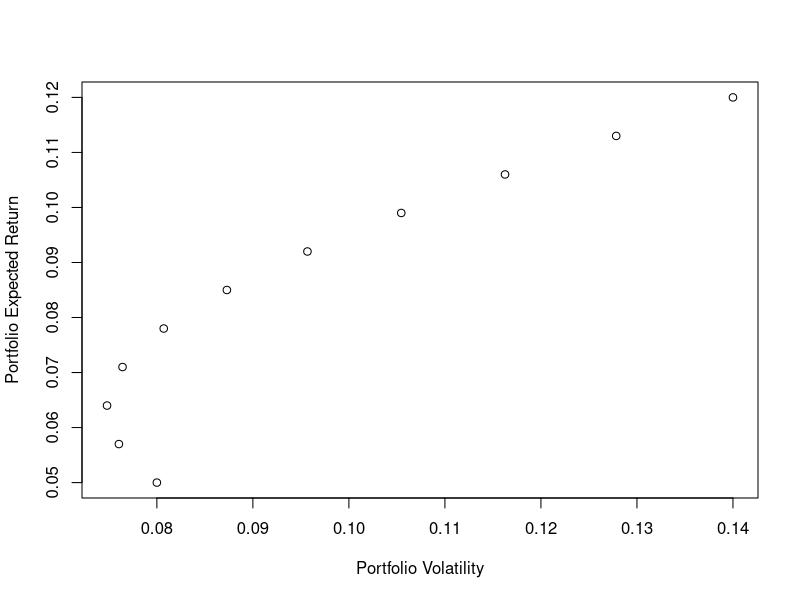
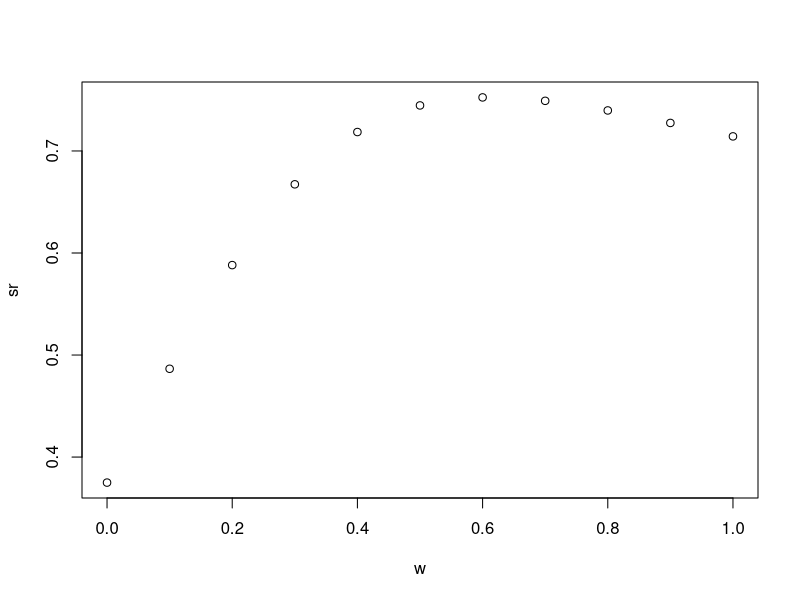
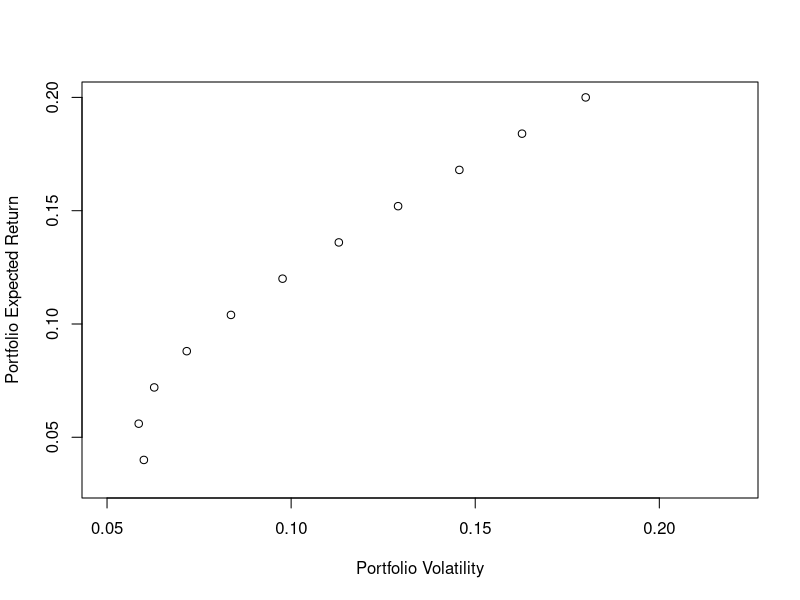
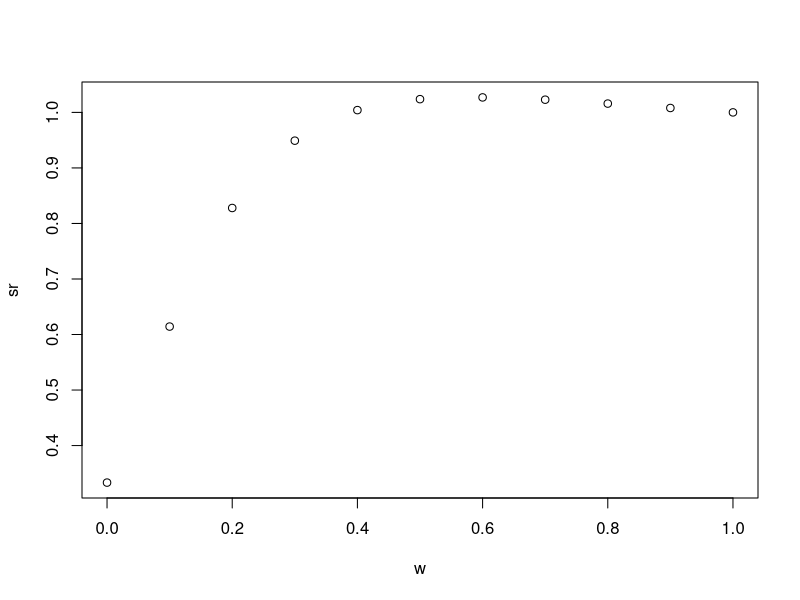

Write R code to recreate these figures, in order.
p <- 0.2

ret_x_mu <- 0.12
ret_y_mu <- 0.05

ret_x_sd <- 0.14
ret_y_sd <- 0.08

w <- seq(0, 1, 0.1)

port_ret <- (ret_x_mu*w)+(ret_y_mu*(1-w))

w_1 <- w
w_2 <- (1-w)


port_sd <- sqrt(
    (w_1^2 * ret_x_sd^2) +
    (w_2^2 * ret_y_sd^2) +
    (2 * w_1 * w_2 * ret_x_sd * ret_y_sd * p)
)

plot(
    port_sd, 
    port_ret, 
   # xlim=c(0.05, 0.22), 
   # ylim=c(0.03, 0.2),
    xlab = "Portfolio Volatility",
    ylab = "Portfolio Expected Return")

# sharpe ratio
sr = (port_ret - 0.02) / port_sd
plot(w, sr)








p <- 0.1

ret_x_mu <- 0.2
ret_y_mu <- 0.04

ret_x_sd <- 0.18
ret_y_sd <- 0.06

w <- seq(0, 1, 0.1)

port_ret <- (ret_x_mu*w)+(ret_y_mu*(1-w))

w_1 <- w
w_2 <- (1-w)


port_sd <- sqrt(
    (w_1^2 * ret_x_sd^2) +
    (w_2^2 * ret_y_sd^2) +
    (2 * w_1 * w_2 * ret_x_sd * ret_y_sd * p)
)

plot(
    port_sd, 
    port_ret, 
    xlim=c(0.05, 0.22), 
    ylim=c(0.03, 0.2),
    xlab = "Portfolio Volatility",
    ylab = "Portfolio Expected Return")

# sharpe ratio
sr = (port_ret - 0.02) / port_sd
plot(w, sr)


